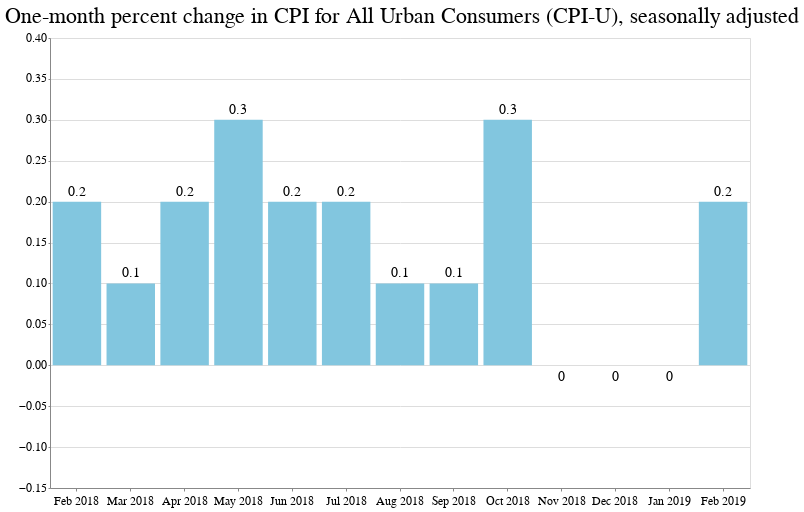

Notebook cell for this chart:
### Code cell
base = alt.Chart(
    adjusted_cpiu_last13, 
    title="One-month percent change in CPI for All Urban Consumers (CPI-U), seasonally adjusted"
).properties(width=700)

bars = base.mark_bar().encode(
    x=alt.X(
        "date:O",
        timeUnit="utcyearmonth",
        axis=alt.Axis(title=None, labelAngle=0),
    ),
    y=alt.Y(
        "pct_change_rounded:Q",
        axis=alt.Axis(title=None),
        scale=alt.Scale(domain=[
            adjusted_cpiu_last13['pct_change'].min()-0.1,
            adjusted_cpiu_last13['pct_change'].max()+0.05
        ])
    )
)

text = base.encode(
    x=alt.X("date:O", timeUnit="utcyearmonth"),
    y="pct_change_rounded:Q",
    text='pct_change_rounded'
)

textAbove = text.transform_filter(alt.datum.pct_change > 0).mark_text(
    align='center',
    baseline='middle',
    fontSize=14,
    dy=-10
)

textBelow = text.transform_filter(alt.datum.pct_change < 0).mark_text(
    align='center',
    baseline='middle',
    fontSize=14,
    dy=12
)

bars + textAbove + textBelow

### Figure 1 — Vega-Lite specification as saved in the notebook (floating-point values rounded to 4 significant figures)
{"$schema": "https://vega.github.io/schema/vega-lite/v2.6.0.json", "config": {"arc": {"fill": "#82c6df"}, "area": {"fill": "#82c6df"}, "axis": {"labelFont": "Benton Gothic, sans", "labelFontSize": 11.5, "labelFontWeight": "normal", "titleFont": "Benton Gothic Bold, sans", "titleFontSize": 13, "titleFontWeight": "normal"}, "axisX": {"labelAngle": 0, "labelPadding": 4, "tickSize": 3}, "axisY": {"labelBaseline": "middle", "maxExtent": 45, "minExtent": 45, "tickSize": 2, "titleAlign": "left", "titleAngle": 0, "titleX": -45, "titleY": -11}, "background": "#ffffff", "bar": {"fill": "#82c6df"}, "legend": {"labelFont": "Benton Gothic, sans", "labelFontSize": 11.5, "symbolType": "square", "titleFont": "Benton Gothic Bold, sans", "titleFontSize": 13, "titleFontWeight": "normal"}, "line": {"stroke": "#82c6df", "strokeWidth": 3}, "path": {"stroke": "#82c6df"}, "point": {"stroke": "#82c6df"}, "range": {"category": ["#3580b1", "#ec8431", "#ab7fb4", "#c89d29", "#adc839", "#829eb1"], "diverging": ["#e68a4f", "#f4bb6a", "#f9e39c", "#dadfe2", "#a6b7c6", "#849eae"], "heatmap": ["#fbf2c7", "#f9e39c", "#f8d36e", "#f4bb6a", "#e68a4f", "#d15a40", "#ab4232"], "ordinal": ["#fbf2c7", "#f9e39c", "#f8d36e", "#f4bb6a", "#e68a4f", "#d15a40", "#ab4232"], "ramp": ["#fbf2c7", "#f9e39c", "#f8d36e", "#f4bb6a", "#e68a4f", "#d15a40", "#ab4232"]}, "rect": {"fill": "#82c6df"}, "shape": {"stroke": "#82c6df"}, "symbol": {"fill": "#82c6df", "size": 30}, "title": {"anchor": "start", "font": "Benton Gothic Bold, sans", "fontColor": "#000000", "fontSize": 22, "fontWeight": "normal"}, "view": {"height": 450, "width": 800}}, "datasets": {"data-01c21f8889e23970595479c291ec2e69": [{"date": "2018-01-01", "pct_change": null, "pct_change_rounded": null, "period_abbreviation": "JAN", "period_code": "M01", "period_id": "M01", "period_month": 1, "period_name": "January", "period_type": "monthly", "series_area_code": "0000", "series_area_id": "0000", "series_area_name": "U.S. city average", "series_id": "CUSR0000SA0", "series_items_code": "SA0", "series_items_id": "SA0", "series_items_name": "All items", "series_periodicity_code": "R", "series_periodicity_id": "R", "series_periodicity_name": "Monthly", "series_seasonally_adjusted": true, "series_survey": "All urban consumers", "series_title": "All items in U.S. city average, all urban consumers, seasonally adjusted", "value": 248.9, "year": 2018}, {"date": "2018-02-01", "pct_change": 0.1949, "pct_change_rounded": 0.2, "period_abbreviation": "FEB", "period_code": "M02", "period_id": "M02", "period_month": 2, "period_name": "February", "period_type": "monthly", "series_area_code": "0000", "series_area_id": "0000", "series_area_name": "U.S. city average", "series_id": "CUSR0000SA0", "series_items_code": "SA0", "series_items_id": "SA0", "series_items_name": "All items", "series_periodicity_code": "R", "series_periodicity_id": "R", "series_periodicity_name": "Monthly", "series_seasonally_adjusted": true, "series_survey": "All urban consumers", "series_title": "All items in U.S. city average, all urban consumers, seasonally adjusted", "value": 249.4, "year": 2018}, {"date": "2018-03-01", "pct_change": 0.05173, "pct_change_rounded": 0.1, "period_abbreviation": "MAR", "period_code": "M03", "period_id": "M03", "period_month": 3, "period_name": "March", "period_type": "monthly", "series_area_code": "0000", "series_area_id": "0000", "series_area_name": "U.S. city average", "series_id": "CUSR0000SA0", "series_items_code": "SA0", "series_items_id": "SA0", "series_items_name": "All items", "series_periodicity_code": "R", "series_periodicity_id": "R", "series_periodicity_name": "Monthly", "series_seasonally_adjusted": true, "series_survey": "All urban consumers", "series_title": "All items in U.S. city average, all urban consumers, seasonally adjusted", "value": 249.5, "year": 2018}, {"date": "2018-04-01", "pct_change": 0.1836, "pct_change_rounded": 0.2, "period_abbreviation": "APR", "period_code": "M04", "period_id": "M04", "period_month": 4, "period_name": "April", "period_type": "monthly", "series_area_code": "0000", "series_area_id": "0000", "series_area_name": "U.S. city average", "series_id": "CUSR0000SA0", "series_items_code": "SA0", "series_items_id": "SA0", "series_items_name": "All items", "series_periodicity_code": "R", "series_periodicity_id": "R", "series_periodicity_name": "Monthly", "series_seasonally_adjusted": true, "series_survey": "All urban consumers", "series_title": "All items in U.S. city average, all urban consumers, seasonally adjusted", "value": 250.0, "year": 2018}, {"date": "2018-05-01", "pct_change": 0.276, "pct_change_rounded": 0.3, "period_abbreviation": "MAY", "period_code": "M05", "period_id": "M05", "period_month": 5, "period_name": "May", "period_type": "monthly", "series_area_code": "0000", "series_area_id": "0000", "series_area_name": "U.S. city average", "series_id": "CUSR0000SA0", "series_items_code": "SA0", "series_items_id": "SA0", "series_items_name": "All items", "series_periodicity_code": "R", "series_periodicity_id": "R", "series_periodicity_name": "Monthly", "series_seasonally_adjusted": true, "series_survey": "All urban consumers", "series_title": "All items in U.S. city average, all urban consumers, seasonally adjusted", "value": 250.6, "year": 2018}, {"date": "2018-06-01", "pct_change": 0.1947, "pct_change_rounded": 0.2, "period_abbreviation": "JUN", "period_code": "M06", "period_id": "M06", "period_month": 6, "period_name": "June", "period_type": "monthly", "series_area_code": "0000", "series_area_id": "0000", "series_area_name": "U.S. city average", "series_id": "CUSR0000SA0", "series_items_code": "SA0", "series_items_id": "SA0", "series_items_name": "All items", "series_periodicity_code": "R", "series_periodicity_id": "R", "series_periodicity_name": "Monthly", "series_seasonally_adjusted": true, "series_survey": "All urban consumers", "series_title": "All items in U.S. city average, all urban consumers, seasonally adjusted", "value": 251.1, "year": 2018}, {"date": "2018-07-01", "pct_change": 0.1844, "pct_change_rounded": 0.2, "period_abbreviation": "JUL", "period_code": "M07", "period_id": "M07", "period_month": 7, "period_name": "July", "period_type": "monthly", "series_area_code": "0000", "series_area_id": "0000", "series_area_name": "U.S. city average", "series_id": "CUSR0000SA0", "series_items_code": "SA0", "series_items_id": "SA0", "series_items_name": "All items", "series_periodicity_code": "R", "series_periodicity_id": "R", "series_periodicity_name": "Monthly", "series_seasonally_adjusted": true, "series_survey": "All urban consumers", "series_title": "All items in U.S. city average, all urban consumers, seasonally adjusted", "value": 251.6, "year": 2018}, {"date": "2018-08-01", "pct_change": 0.1121, "pct_change_rounded": 0.1, "period_abbreviation": "AUG", "period_code": "M08", "period_id": "M08", "period_month": 8, "period_name": "August", "period_type": "monthly", "series_area_code": "0000", "series_area_id": "0000", "series_area_name": "U.S. city average", "series_id": "CUSR0000SA0", "series_items_code": "SA0", "series_items_id": "SA0", "series_items_name": "All items", "series_periodicity_code": "R", "series_periodicity_id": "R", "series_periodicity_name": "Monthly", "series_seasonally_adjusted": true, "series_survey": "All urban consumers", "series_title": "All items in U.S. city average, all urban consumers, seasonally adjusted", "value": 251.9, "year": 2018}, {"date": "2018-09-01", "pct_change": 0.05201, "pct_change_rounded": 0.1, "period_abbreviation": "SEP", "period_code": "M09", "period_id": "M09", "period_month": 9, "period_name": "September", "period_type": "monthly", "series_area_code": "0000", "series_area_id": "0000", "series_area_name": "U.S. city average", "series_id": "CUSR0000SA0", "series_items_code": "SA0", "series_items_id": "SA0", "series_items_name": "All items", "series_periodicity_code": "R", "series_periodicity_id": "R", "series_periodicity_name": "Monthly", "series_seasonally_adjusted": true, "series_survey": "All urban consumers", "series_title": "All items in U.S. city average, all urban consumers, seasonally adjusted", "value": 252.0, "year": 2018}, {"date": "2018-10-01", "pct_change": 0.3111, "pct_change_rounded": 0.3, "period_abbreviation": "OCT", "period_code": "M10", "period_id": "M10", "period_month": 10, "period_name": "October", "period_type": "monthly", "series_area_code": "0000", "series_area_id": "0000", "series_area_name": "U.S. city average", "series_id": "CUSR0000SA0", "series_items_code": "SA0", "series_items_id": "SA0", "series_items_name": "All items", "series_periodicity_code": "R", "series_periodicity_id": "R", "series_periodicity_name": "Monthly", "series_seasonally_adjusted": true, "series_survey": "All urban consumers", "series_title": "All items in U.S. city average, all urban consumers, seasonally adjusted", "value": 252.8, "year": 2018}, {"date": "2018-11-01", "pct_change": -0.01345, "pct_change_rounded": 0, "period_abbreviation": "NOV", "period_code": "M11", "period_id": "M11", "period_month": 11, "period_name": "November", "period_type": "monthly", "series_area_code": "0000", "series_area_id": "0000", "series_area_name": "U.S. city average", "series_id": "CUSR0000SA0", "series_items_code": "SA0", "series_items_id": "SA0", "series_items_name": "All items", "series_periodicity_code": "R", "series_periodicity_id": "R", "series_periodicity_name": "Monthly", "series_seasonally_adjusted": true, "series_survey": "All urban consumers", "series_title": "All items in U.S. city average, all urban consumers, seasonally adjusted", "value": 252.8, "year": 2018}, {"date": "2018-12-01", "pct_change": -0.01464, "pct_change_rounded": 0, "period_abbreviation": "DEC", "period_code": "M12", "period_id": "M12", "period_month": 12, "period_name": "December", "period_type": "monthly", "series_area_code": "0000", "series_area_id": "0000", "series_area_name": "U.S. city average", "series_id": "CUSR0000SA0", "series_items_code": "SA0", "series_items_id": "SA0", "series_items_name": "All items", "series_periodicity_code": "R", "series_periodicity_id": "R", "series_periodicity_name": "Monthly", "series_seasonally_adjusted": true, "series_survey": "All urban consumers", "series_title": "All items in U.S. city average, all urban consumers, seasonally adjusted", "value": 252.7, "year": 2018}, {"date": "2019-01-01", "pct_change": -0.01978, "pct_change_rounded": 0, "period_abbreviation": "JAN", "period_code": "M01", "period_id": "M01", "period_month": 1, "period_name": "January", "period_type": "monthly", "series_area_code": "0000", "series_area_id": "0000", "series_area_name": "U.S. city average", "series_id": "CUSR0000SA0", "series_items_code": "SA0", "series_items_id": "SA0", "series_items_name": "All items", "series_periodicity_code": "R", "series_periodicity_id": "R", "series_periodicity_name": "Monthly", "series_seasonally_adjusted": true, "series_survey": "All urban consumers", "series_title": "All items in U.S. city average, all urban consumers, seasonally adjusted", "value": 252.7, "year": 2019}, {"date": "2019-02-01", "pct_change": 0.1741, "pct_change_rounded": 0.2, "period_abbreviation": "FEB", "period_code": "M02", "period_id": "M02", "period_month": 2, "period_name": "February", "period_type": "monthly", "series_area_code": "0000", "series_area_id": "0000", "series_area_name": "U.S. city average", "series_id": "CUSR0000SA0", "series_items_code": "SA0", "series_items_id": "SA0", "series_items_name": "All items", "series_periodicity_code": "R", "series_periodicity_id": "R", "series_periodicity_name": "Monthly", "series_seasonally_adjusted": true, "series_survey": "All urban consumers", "series_title": "All items in U.S. city average, all urban consumers, seasonally adjusted", "value": 253.1, "year": 2019}]}, "layer": [{"data": {"name": "data-01c21f8889e23970595479c291ec2e69"}, "encoding": {"x": {"axis": {"labelAngle": 0, "title": null}, "field": "date", "timeUnit": "utcyearmonth", "type": "ordinal"}, "y": {"axis": {"title": null}, "field": "pct_change_rounded", "scale": {"domain": [-0.1198, 0.3611]}, "type": "quantitative"}}, "mark": "bar", "title": "One-month percent change in CPI for All Urban Consumers (CPI-U), seasonally adjusted", "width": 700}, {"data": {"name": "data-01c21f8889e23970595479c291ec2e69"}, "encoding": {"text": {"field": "pct_change_rounded", "type": "quantitative"}, "x": {"field": "date", "timeUnit": "utcyearmonth", "type": "ordinal"}, "y": {"field": "pct_change_rounded", "type": "quantitative"}}, "mark": {"align": "center", "baseline": "middle", "dy": -10, "fontSize": 14, "type": "text"}, "title": "One-month percent change in CPI for All Urban Consumers (CPI-U), seasonally adjusted", "transform": [{"filter": "(datum.pct_change > 0)"}], "width": 700}, {"data": {"name": "data-01c21f8889e23970595479c291ec2e69"}, "encoding": {"text": {"field": "pct_change_rounded", "type": "quantitative"}, "x": {"field": "date", "timeUnit": "utcyearmonth", "type": "ordinal"}, "y": {"field": "pct_change_rounded", "type": "quantitative"}}, "mark": {"align": "center", "baseline": "middle", "dy": 12, "fontSize": 14, "type": "text"}, "title": "One-month percent change in CPI for All Urban Consumers (CPI-U), seasonally adjusted", "transform": [{"filter": "(datum.pct_change < 0)"}], "width": 700}]}
